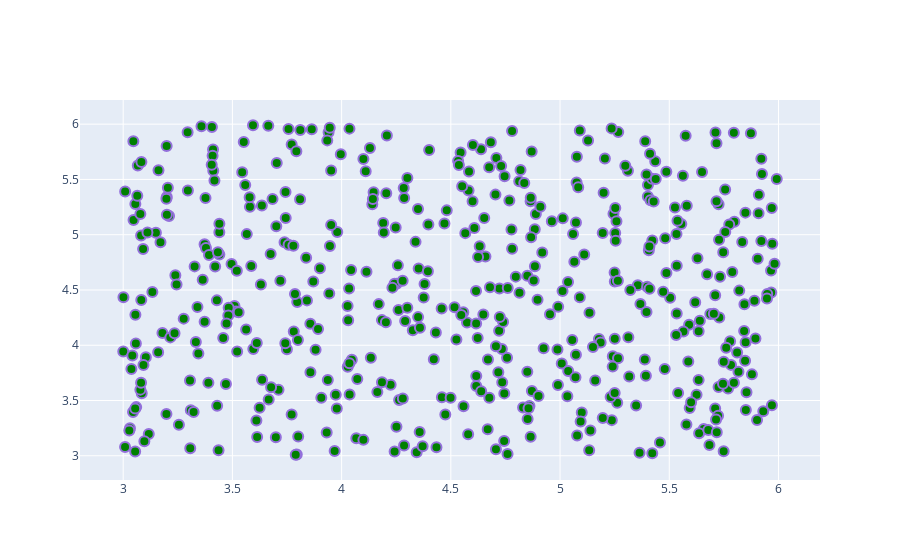

The cell this chart's notebook holds for it:
### Code cell
import plotly.graph_objects as go

# Generate example data
import numpy as np
np.random.seed(1)

x = np.random.uniform(low=3, high=6, size=(500,))
y = np.random.uniform(low=3, high=6, size=(500,))

# Build figure
fig = go.Figure()
fig.add_trace(
    go.Scatter(
        mode='markers',
        x=x,
        y=y,
        marker=dict(
            color='Green',
            size=10,
            line=dict(
                color='MediumPurple',
                width=2
            )
        ),
        showlegend=False
    )
)

### Figure 1 — Plotly figure (JSON) as saved in the notebook; plotly's stock layout.template omitted (floating-point values rounded to 4 significant figures; data arrays with more than 128 entries replaced by an {"elided": "..."} marker saying what was removed)
{"data": [{"marker": {"color": "Green", "line": {"color": "MediumPurple", "width": 2}, "size": 10}, "mode": "markers", "showlegend": false, "type": "scatter", "x": {"elided": "500 float values"}, "y": {"elided": "500 float values"}}], "layout": {}}
